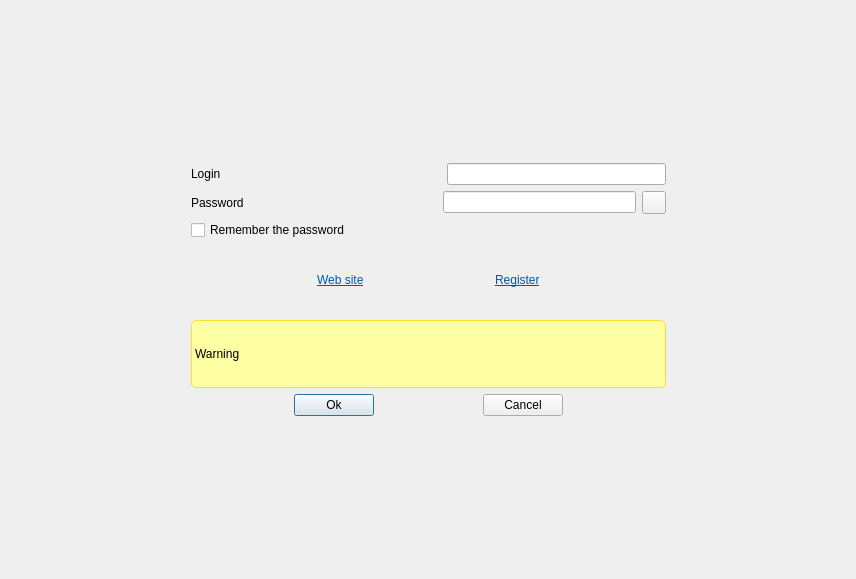
<?xml version="1.0" encoding="UTF-8"?>
<ui version="4.0">
 <class>Login</class>
 <widget class="QDialog" name="Login">
  <property name="geometry">
   <rect>
    <x>0</x>
    <y>0</y>
    <width>856</width>
    <height>579</height>
   </rect>
  </property>
  <property name="windowTitle">
   <string>Form</string>
  </property>
  <layout class="QVBoxLayout" name="verticalLayout_2">
   <item>
    <spacer name="verticalSpacer">
     <property name="orientation">
      <enum>Qt::Vertical</enum>
     </property>
     <property name="sizeHint" stdset="0">
      <size>
       <width>20</width>
       <height>191</height>
      </size>
     </property>
    </spacer>
   </item>
   <item>
    <layout class="QHBoxLayout" name="horizontalLayout_5">
     <item>
      <spacer name="horizontalSpacer_9">
       <property name="orientation">
        <enum>Qt::Horizontal</enum>
       </property>
       <property name="sizeHint" stdset="0">
        <size>
         <width>40</width>
         <height>20</height>
        </size>
       </property>
      </spacer>
     </item>
     <item>
      <widget class="QWidget" name="widget" native="true">
       <property name="minimumSize">
        <size>
         <width>493</width>
         <height>271</height>
        </size>
       </property>
       <property name="maximumSize">
        <size>
         <width>493</width>
         <height>271</height>
        </size>
       </property>
       <property name="styleSheet">
        <string notr="true">#widget{background-image: url(:/CC/images/interface/message.png) 0 0 0 0 stretch stretch;}</string>
       </property>
       <layout class="QVBoxLayout" name="verticalLayout">
        <item>
         <layout class="QHBoxLayout" name="horizontalLayout_3">
          <item>
           <widget class="QLabel" name="label">
            <property name="text">
             <string>Login</string>
            </property>
           </widget>
          </item>
          <item>
           <spacer name="horizontalSpacer">
            <property name="orientation">
             <enum>Qt::Horizontal</enum>
            </property>
            <property name="sizeHint" stdset="0">
             <size>
              <width>40</width>
              <height>20</height>
             </size>
            </property>
           </spacer>
          </item>
          <item>
           <widget class="QLineEdit" name="lineEditLogin"/>
          </item>
         </layout>
        </item>
        <item>
         <layout class="QHBoxLayout" name="horizontalLayout_4">
          <item>
           <widget class="QLabel" name="label_2">
            <property name="text">
             <string>Password</string>
            </property>
           </widget>
          </item>
          <item>
           <spacer name="horizontalSpacer_2">
            <property name="orientation">
             <enum>Qt::Horizontal</enum>
            </property>
            <property name="sizeHint" stdset="0">
             <size>
              <width>40</width>
              <height>20</height>
             </size>
            </property>
           </spacer>
          </item>
          <item>
           <widget class="QLineEdit" name="lineEditPass">
            <property name="echoMode">
             <enum>QLineEdit::Password</enum>
            </property>
           </widget>
          </item>
          <item>
           <widget class="QToolButton" name="toolButton">
            <property name="icon">
             <iconset resource="../resources/client-resources-multi.qrc">
              <normaloff>:/CC/images/multi/showpassword.png</normaloff>:/CC/images/multi/showpassword.png</iconset>
            </property>
            <property name="checkable">
             <bool>true</bool>
            </property>
           </widget>
          </item>
         </layout>
        </item>
        <item>
         <widget class="QCheckBox" name="checkBoxRememberPassword">
          <property name="text">
           <string>Remember the password</string>
          </property>
         </widget>
        </item>
        <item>
         <layout class="QHBoxLayout" name="horizontalLayout_2">
          <item>
           <spacer name="horizontalSpacer_4">
            <property name="orientation">
             <enum>Qt::Horizontal</enum>
            </property>
            <property name="sizeHint" stdset="0">
             <size>
              <width>40</width>
              <height>20</height>
             </size>
            </property>
           </spacer>
          </item>
          <item>
           <widget class="QLabel" name="label_3">
            <property name="text">
             <string>&lt;a href=&quot;http://catchchallenger.first-world.info/&quot;&gt;&lt;span style=&quot;text-decoration:underline;color:#0057ae;&quot;&gt;Web site&lt;/span&gt;&lt;/a&gt;</string>
            </property>
           </widget>
          </item>
          <item>
           <spacer name="horizontalSpacer_3">
            <property name="orientation">
             <enum>Qt::Horizontal</enum>
            </property>
            <property name="sizeHint" stdset="0">
             <size>
              <width>40</width>
              <height>20</height>
             </size>
            </property>
           </spacer>
          </item>
          <item>
           <widget class="QLabel" name="label_4">
            <property name="text">
             <string>&lt;a href=&quot;http://catchchallenger.first-world.info/register.html&quot;&gt;&lt;span style=&quot;text-decoration:underline;color:#0057ae;&quot;&gt;Register&lt;/span&gt;&lt;/a&gt;</string>
            </property>
           </widget>
          </item>
          <item>
           <spacer name="horizontalSpacer_5">
            <property name="orientation">
             <enum>Qt::Horizontal</enum>
            </property>
            <property name="sizeHint" stdset="0">
             <size>
              <width>40</width>
              <height>20</height>
             </size>
            </property>
           </spacer>
          </item>
         </layout>
        </item>
        <item>
         <widget class="QLabel" name="warning">
          <property name="styleSheet">
           <string notr="true">background-color: rgb(255, 255, 163);
border: 1px solid rgb(255, 221, 50);
border-radius:5px;
color: rgb(0, 0, 0);</string>
          </property>
          <property name="text">
           <string notr="true">Warning</string>
          </property>
         </widget>
        </item>
        <item>
         <layout class="QHBoxLayout" name="horizontalLayout">
          <item>
           <spacer name="horizontalSpacer_6">
            <property name="orientation">
             <enum>Qt::Horizontal</enum>
            </property>
            <property name="sizeHint" stdset="0">
             <size>
              <width>40</width>
              <height>20</height>
             </size>
            </property>
           </spacer>
          </item>
          <item>
           <widget class="QPushButton" name="pushButtonTryLogin">
            <property name="text">
             <string>Ok</string>
            </property>
           </widget>
          </item>
          <item>
           <spacer name="horizontalSpacer_7">
            <property name="orientation">
             <enum>Qt::Horizontal</enum>
            </property>
            <property name="sizeHint" stdset="0">
             <size>
              <width>40</width>
              <height>20</height>
             </size>
            </property>
           </spacer>
          </item>
          <item>
           <widget class="QPushButton" name="cancel">
            <property name="text">
             <string>Cancel</string>
            </property>
           </widget>
          </item>
          <item>
           <spacer name="horizontalSpacer_8">
            <property name="orientation">
             <enum>Qt::Horizontal</enum>
            </property>
            <property name="sizeHint" stdset="0">
             <size>
              <width>40</width>
              <height>20</height>
             </size>
            </property>
           </spacer>
          </item>
         </layout>
        </item>
       </layout>
      </widget>
     </item>
     <item>
      <spacer name="horizontalSpacer_10">
       <property name="orientation">
        <enum>Qt::Horizontal</enum>
       </property>
       <property name="sizeHint" stdset="0">
        <size>
         <width>40</width>
         <height>20</height>
        </size>
       </property>
      </spacer>
     </item>
    </layout>
   </item>
   <item>
    <spacer name="verticalSpacer_2">
     <property name="orientation">
      <enum>Qt::Vertical</enum>
     </property>
     <property name="sizeHint" stdset="0">
      <size>
       <width>20</width>
       <height>190</height>
      </size>
     </property>
    </spacer>
   </item>
  </layout>
 </widget>
 <resources>
  <include location="../resources/client-resources-multi.qrc"/>
 </resources>
 <connections/>
</ui>
